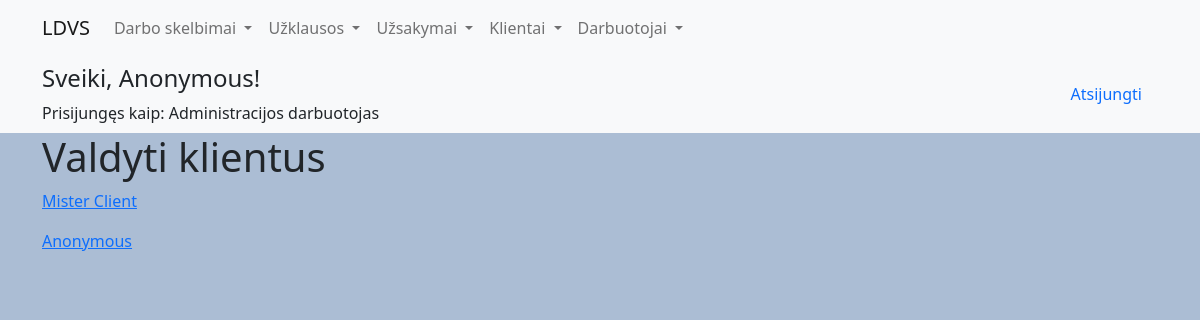
Page /client/list (signed in) on the earlier database version.
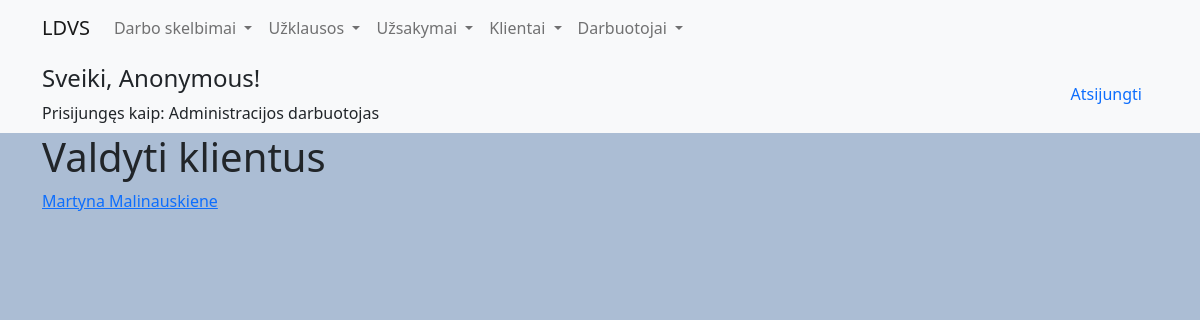
Same page on the later database version.
### home/models.py (models this page shows)
class MyUser(AbstractBaseUser, PermissionsMixin):
    CLIENT = 1
    TEMP_WORKER = 2
    ADMIN = 3
    ACCOUNTANT = 4
    ROLE_CHOICES = (
        (CLIENT, 'Client'),
        (TEMP_WORKER, 'Temp_worker'),
        (ADMIN, 'Admin'),
        (ACCOUNTANT, 'Accountant'),
    )
    role = models.PositiveSmallIntegerField(choices=ROLE_CHOICES, blank=True, null=True)
    name = models.CharField(max_length=50, default='Anonymous')
    email = models.EmailField(max_length=100, unique=True)
    username = None
    USERNAME_FIELD = 'email'
    REQUIRED_FIELDS = []
    session_token = models.CharField(max_length=10, default=0)
    active = models.BooleanField(default=True)
    is_staff = models.BooleanField(default=False)
    is_superuser = models.BooleanField(default=False)  # a superuser
    created_at = models.DateTimeField(auto_now_add=True, blank=True, null=True)
    updated_at = models.DateTimeField(auto_now=True)
    objects = UserManager()

### customUserManager/views.py (the view)
# urls.py: path('client/list', views.ClientListView.as_view(), name="client.list"),
class ClientListView(ListView):
    model = MyUser
    context_object_name = 'clients'
    template_name = 'customUserManager/clients/client_list.html'
    def get_queryset(self):
        return MyUser.objects.filter(role=self.model.CLIENT)

### customUserManager/templates/customUserManager/clients/client_list.html
{% extends "base.html" %}
{% block content %}
    <h1>Valdyti klientus</h1>
    {% for client in clients %}
        <a href="{% url 'client.detail' pk=client.id %}">
            <p>{{ client.name }}</p>
        </a>
    {% endfor %}
{% endblock %}

### static/templates/base.html (shortened to what this page needs)
{% load static %}
<html>
<head>
    <link rel="stylesheet" type="text/css" href="{% static 'css/style.css' %}">
    <link href="https://cdn.jsdelivr.net/npm/bootstrap@5.1.3/dist/css/bootstrap.min.css" rel="stylesheet"
>
</head>
<body class="main_body body-img">
<nav class="navbar navbar-expand-sm bg-light navbar-light">
<div class="container">
    <a class="navbar-brand" href="/">LDVS</a>
    <div class="collapse navbar-collapse" id="navbarSupportedContent">
        <ul class="navbar-nav me-auto mb-2 mb-lg-0">
            {% if user.is_authenticated %}
                {% include 'home/user_logged_in.html' %}
            {% else %}
                {% include 'home/user_logged_out_navbar.html' %}
            {% endif %}
        </ul>
    </div>
</div>
</nav>
{% if user.is_authenticated %}
    <nav class="navbar navbar-expand-sm bg-light navbar-light">
        <div class="container">
            <div>
                <h4>Sveiki, {{ user.name }}!</h4>
                <span>Prisijungęs kaip:
                        {% if user.role == user.ADMIN %}
                            <span>Administracijos darbuotojas</span>
                        {% endif %}
            </div>
            <div class="ms-auto">
                <a href="{% url 'userlogout' %}" class="nav-link ">Atsijungti</a>
            </div>
        </div>
    </nav>
{% endif %}
<div class="container">
    {% block content %}
    {% endblock %}
</div>
</body>
</html>

### home/templates/home/user_logged_in.html (shortened to what this page needs)
    {% block navbar %}
    {% if user.role == user.ADMIN %}
        {% include 'home/admin_panel.html'%}
    {% endif %}
    {% endblock %}

### home/templates/home/admin_panel.html (shortened to what this page needs)
<li class="nav-item dropdown">
    <a class="nav-link dropdown-toggle" href="#" id="navbarDropdown" role="button" data-bs-toggle="dropdown"
       aria-expanded="false">
        Darbo skelbimai
    </a>
</li>
<li class="nav-item dropdown">
    <a class="nav-link dropdown-toggle" href="#" id="navbarDropdown" role="button" data-bs-toggle="dropdown"
       aria-expanded="false">
        Užklausos
    </a>
</li>
<li class="nav-item dropdown">
    <a class="nav-link dropdown-toggle" href="#" id="navbarDropdown" role="button" data-bs-toggle="dropdown"
       aria-expanded="false">
        Užsakymai
    </a>
</li>
<li class="nav-item dropdown">
    <a class="nav-link dropdown-toggle" href="#" id="navbarDropdown" role="button" data-bs-toggle="dropdown"
       aria-expanded="false">
        Klientai
    </a>
</li>
<li class="nav-item dropdown">
    <a class="nav-link dropdown-toggle" href="#" id="navbarDropdown" role="button" data-bs-toggle="dropdown"
       aria-expanded="false">
        Darbuotojai
    </a>
</li>

### static/css/style.css (style rules this page uses)
.main_body { background-color: rgb(45, 92, 148, 0.4); }
.body-img { background-image: url("workers.jpg"); }

Differences in the rows shown:
removed MyUser: name "Mister Client"
removed MyUser: name "Anonymous"
added MyUser: name "Martyna Malinauskiene"
